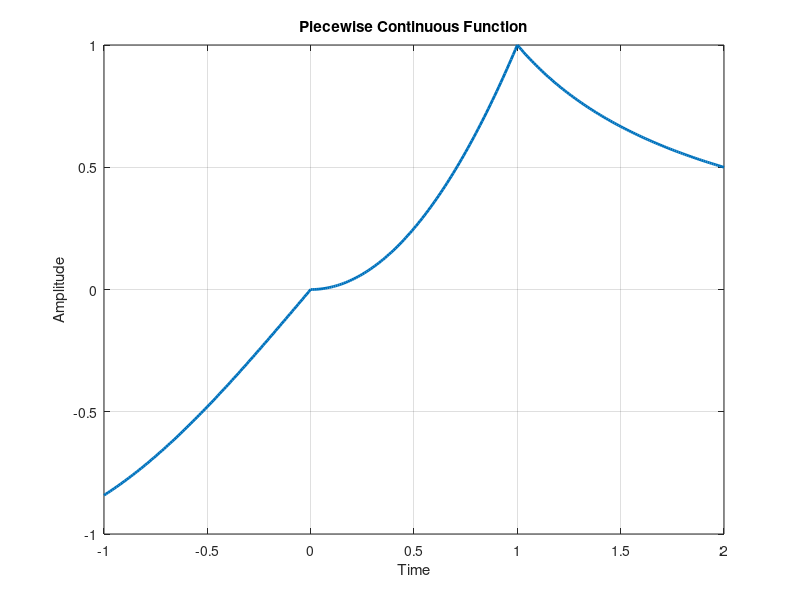

MATLAB code to generate this figure:
clc;
clear all;
close all;
x=-1:.01:2;
for k=1:length(x)
    if x(k)<0
        y(k)=sin(x(k));
    else if x(k)<1
            y(k)=x(k)*x(k);
        else
            y(k)=(1/x(k));
        end
    end
end
plot(x,y,'linewidth',2);
xlabel('Time');
ylabel('Amplitude');
title('Piecewise Continuous Function');
grid on;